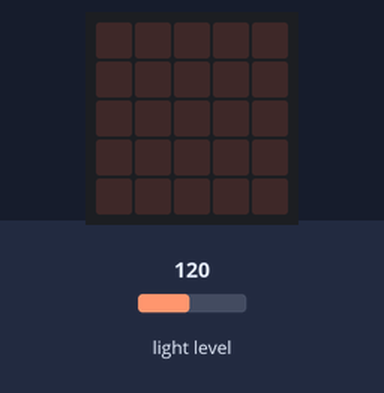
The program below on a simulated BBC micro:bit (MakeCode). Shown: the board's 5×5 LED display. The test bench sets the inputs (shaded band); at power-on: light level 120.

Above: at 1.2 s.
1.3 s: light level set to 196
2.8 s: light level set to 205
At 3.4 s:
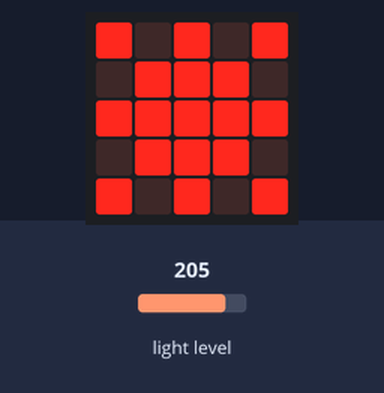
4.3 s: light level set to 5
At 5.2 s:
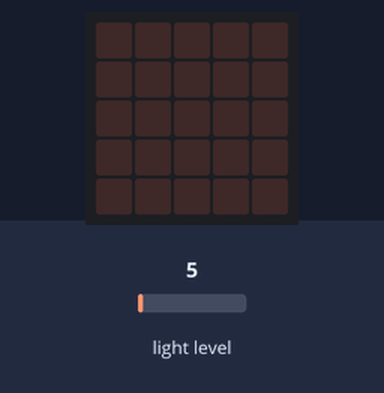
5.9 s: light level set to 250
At 6.8 s:
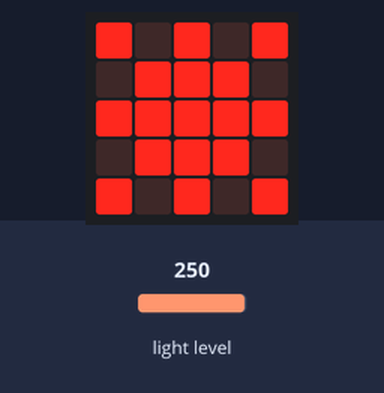
7.4 s: light level set to 64
At 8.6 s:
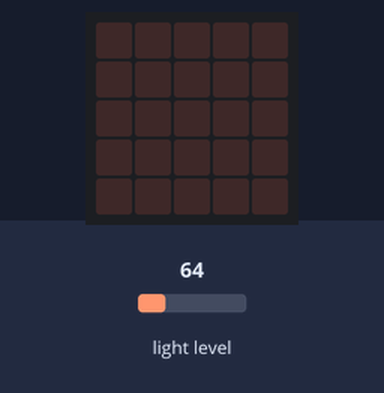
Timing chart, 0 to 10.0 s (numbered marks = the images above; inputs shaded):
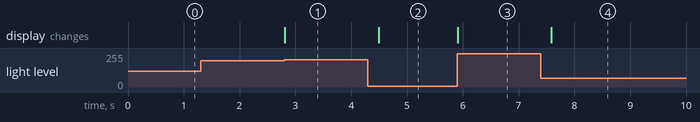

Measured:
- the behaviour switches between 200 and 201 on light level (found by bisection; images 0 and 1)
- after the input at 1.3 s, every drawn part: stays the same
- after the input at 2.8 s, the display: changes at once (image 1)
- after the input at 4.3 s, the display: changes after 0.19 s (image 2)
- after the input at 5.9 s, the display: changes at once (image 3)
- after the input at 7.4 s, the display: changes after 0.19 s (image 4)

The program:

main.ts
```typescript
basic.forever(function () {
    if (input.lightLevel() > 200) {
        basic.showLeds(`
            # . # . #
            . # # # .
            # # # # #
            . # # # .
            # . # . #
            `)
    } else {
        basic.clearScreen()
    }
})
```

test.ts
```typescript
// tests gaan hier; deze zal niet worden gecompileerd wanneer dit pakket wordt gebruikt als extensie.
```
